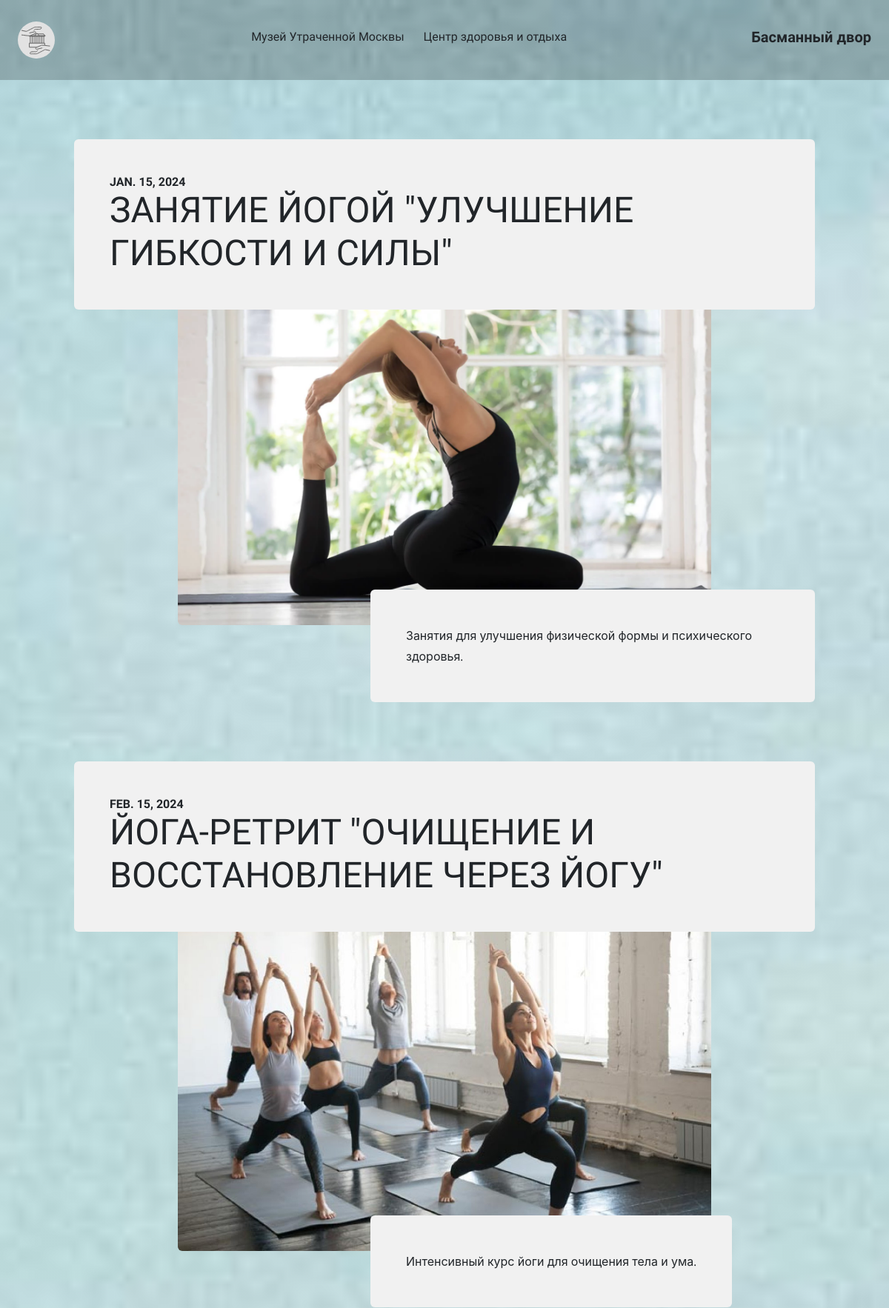
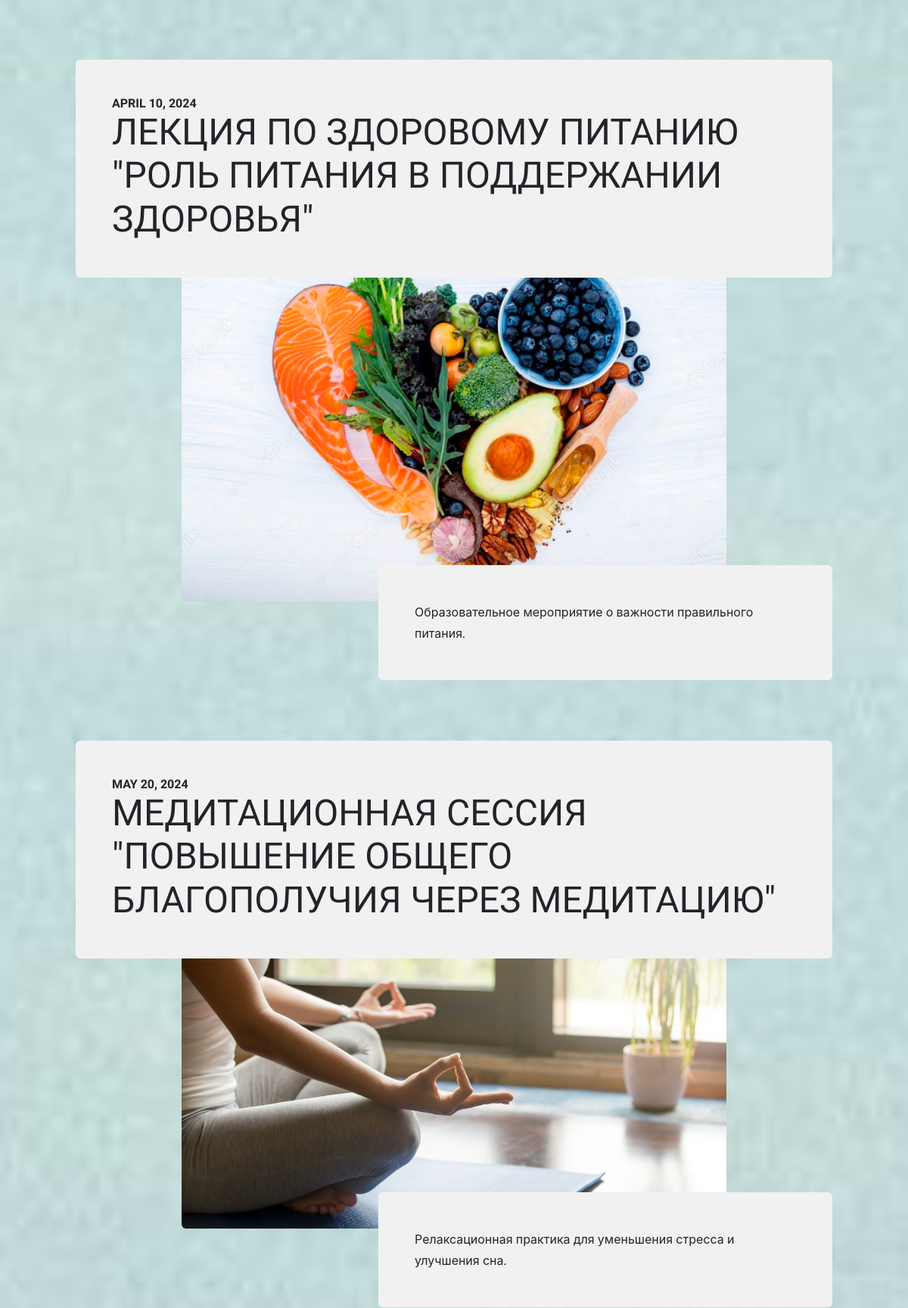
/eventscenter/ (upper part), run on the app's committed database (2 pictures, top to bottom).
### center/models.py (models this page shows, shortened)
class CEvent(models.Model):
    name = models.CharField(max_length=255)
    description = models.TextField(blank=True, null=True)
    date = models.DateField(blank=True, null=True)
    image = models.ImageField(upload_to='cevent_images', blank=True, null=True)
    class Meta:
        ordering = ('date',)
        verbose_name_plural = 'CEvents'

### core/views.py (the view)
# urls.py: path('eventscenter/', eventscenter, name='eventscenter'),
def eventscenter(request):
    events = CEvent.objects.all()
    return render(request, 'core/eventscenter.html', {
        'events': events
    })

### core/templates/core/eventscenter.html (shortened to what this page needs)
{% extends 'core/base.html' %}
{% load static %}
{% block content %}
    {% for event in events %}
        <section class="page-section">
            <div class="container">
                <div class="product-item">
                    <div class="product-item-title d-flex">
                        <div class="bg-faded p-5 d-flex me-auto rounded">
                            <h2 class="section-heading mb-0">
                                <span class="section-heading-upper">{{ event.date }}</span>
                                <span class="section-heading-lower">{{ event.name }}</span>
                            </h2>
                        </div>
                    </div>
                    <img class="product-item-img mx-auto d-flex rounded img-fluid mb-3 mb-lg-0" src="{{ event.image.url }}" width="75%" alt="..." />
                    <div class="product-item-description d-flex ms-auto">
                        <div class="bg-faded p-5 rounded"><p class="mb-0">{{ event.description }}</p></div>
                    </div>
                </div>
            </div>
        </section>
    {% endfor %}
{% endblock %}

### data on the page
CEvent: date "JAN. 15, 2024", name "ЗАНЯТИЕ ЙОГОЙ \"УЛУЧШЕНИЕ ГИБКОСТИ И СИЛЫ\"", image (picture), description "Занятия для улучшения физической формы и психического здоровья."
CEvent: date "FEB. 15, 2024", name "ЙОГА-РЕТРИТ \"ОЧИЩЕНИЕ И ВОССТАНОВЛЕНИЕ ЧЕРЕЗ ЙОГУ\"", image (picture), description "Интенсивный курс йоги для очищения тела и ума."
CEvent: date "APRIL 10, 2024", name "ЛЕКЦИЯ ПО ЗДОРОВОМУ ПИТАНИЮ \"РОЛЬ ПИТАНИЯ В ПОДДЕРЖАНИИ ЗДОРОВЬЯ\"", image (picture), description "Образовательное мероприятие о важности правильного питания."
CEvent: date "MAY 20, 2024", name "МЕДИТАЦИОННАЯ СЕССИЯ \"ПОВЫШЕНИЕ ОБЩЕГО БЛАГОПОЛУЧИЯ ЧЕРЕЗ МЕДИТАЦИЮ\"", image (picture), description "Релаксационная практика для уменьшения стресса и улучшения сна."
